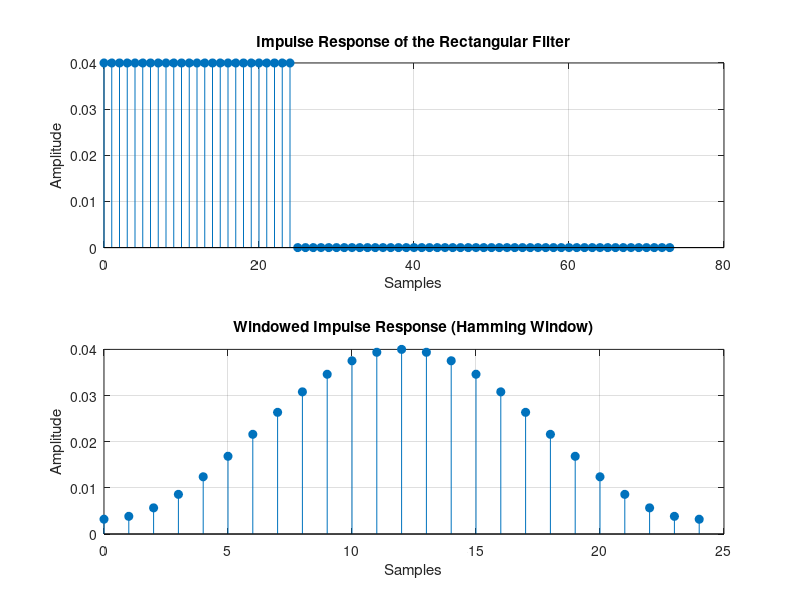

Recreate this plot in MATLAB.
% Specifications
N = 25; % Number of points in the filter

% Create a rectangular window (boxcar filter)
h_rectangular = ones(N, 1) / N; % Normalize the impulse response

% Calculate the impulse response
impulse_length = 50; % Length of impulse response for visualization
impulse = [1; zeros(impulse_length-1, 1)]; % Create an impulse signal
h_response = conv(h_rectangular, impulse); % Convolve with impulse

% Choose a window (Hamming window in this case)
window = hamming(N); % Create a Hamming window

% Multiply the impulse response with the window
h_windowed = h_response(1:N) .* window; % Apply the window to the impulse response

% Plot the original and windowed impulse responses
figure;

subplot(2, 1, 1);
stem(0:length(h_response)-1, h_response, 'filled');
title('Impulse Response of the Rectangular Filter');
xlabel('Samples');
ylabel('Amplitude');
grid on;

subplot(2, 1, 2);
stem(0:N-1, h_windowed, 'filled');
title('Windowed Impulse Response (Hamming Window)');
xlabel('Samples');
ylabel('Amplitude');
grid on;

